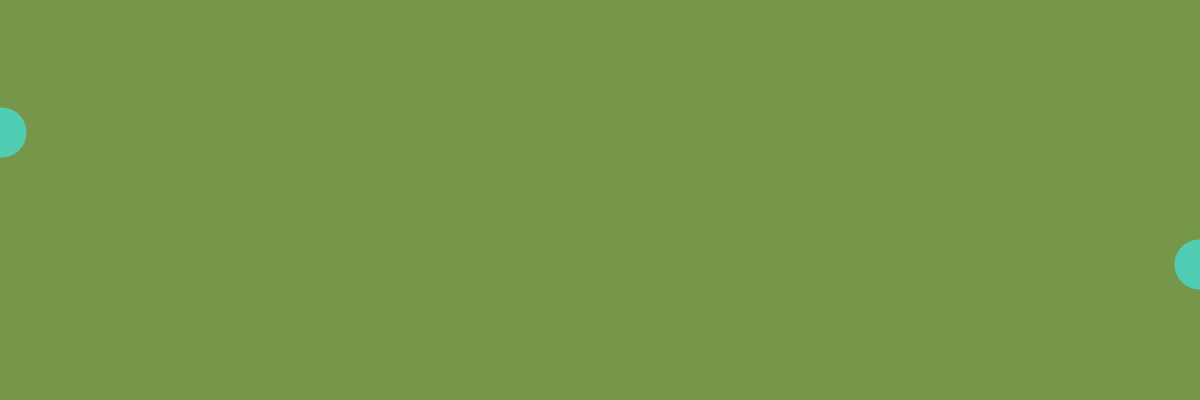
Frame 1 (no input)
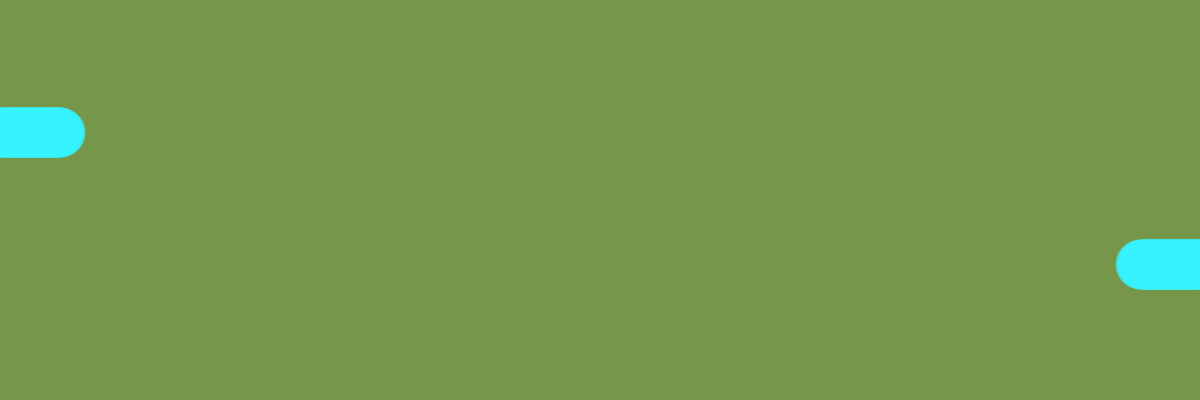
Frame 60 (the mouse pressed at the canvas centre just before this capture)
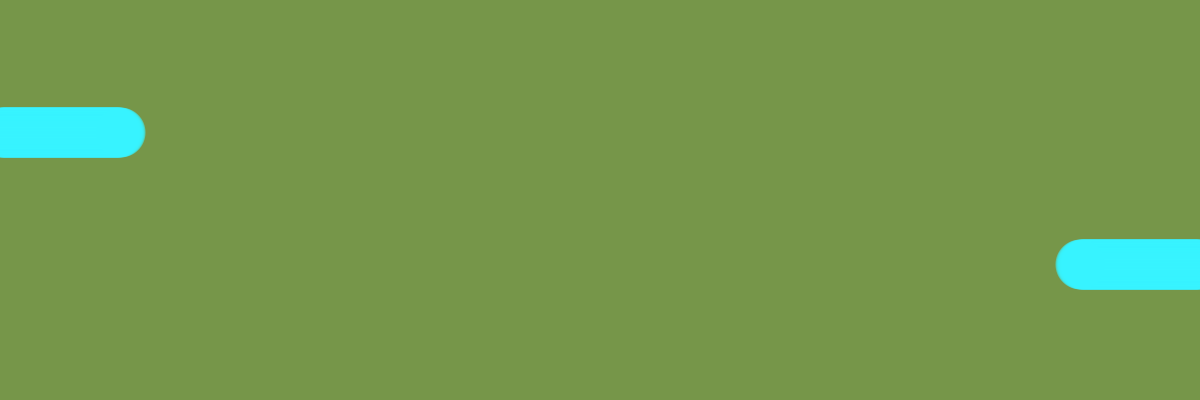
Frame 120 (the mouse held since frame 60 and released just before this capture)

The Processing sketch that drew these frames (run headless with seeded random() and noise(); from frame 60 on, the mouse is pressed at the canvas centre):

// Processing sketch: jazda5frameCount
// ── jazda5frameCount.pde
void setup() {
  size(1200, 400);
  colorMode(HSB);
  background(60, 130, 150);
  strokeWeight(50);
  stroke(130, 200, 255, 150);
  frameRate(60);
}

void draw() {
  //frameCount to licznik klatek, po każdej klatce animacj zwiększa sie o jeden
  point(frameCount, height*0.33);
  point(width-frameCount, height*0.66);
} 
